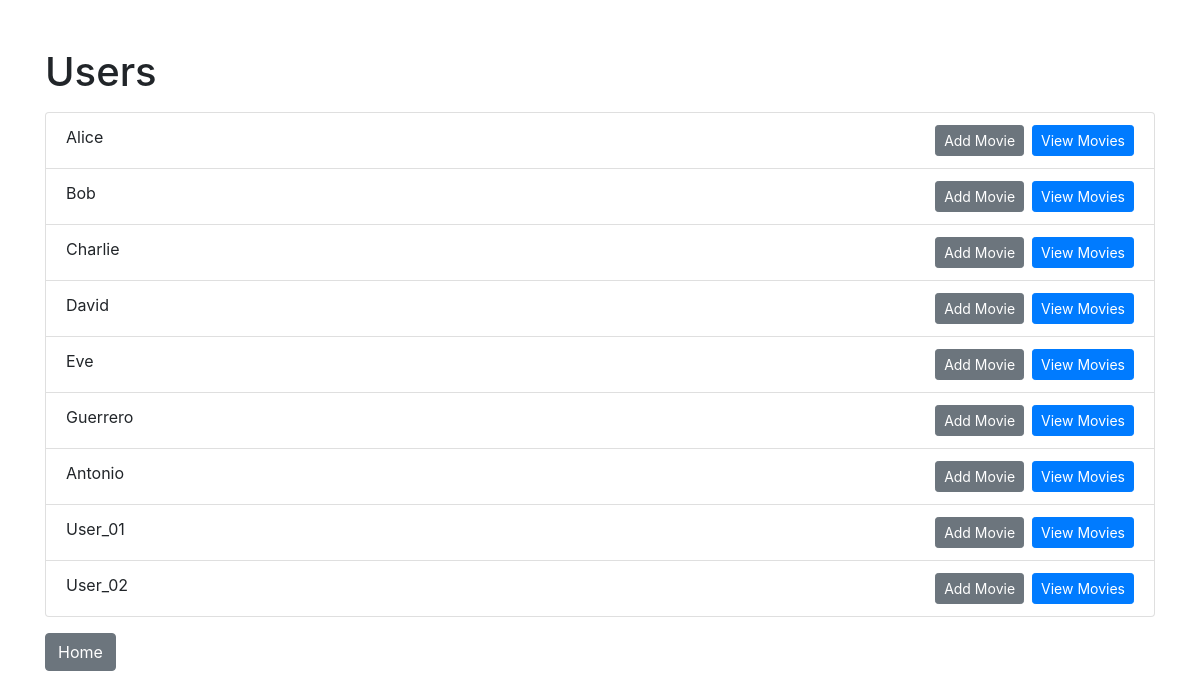
/users, run on an earlier commit of the app's database.
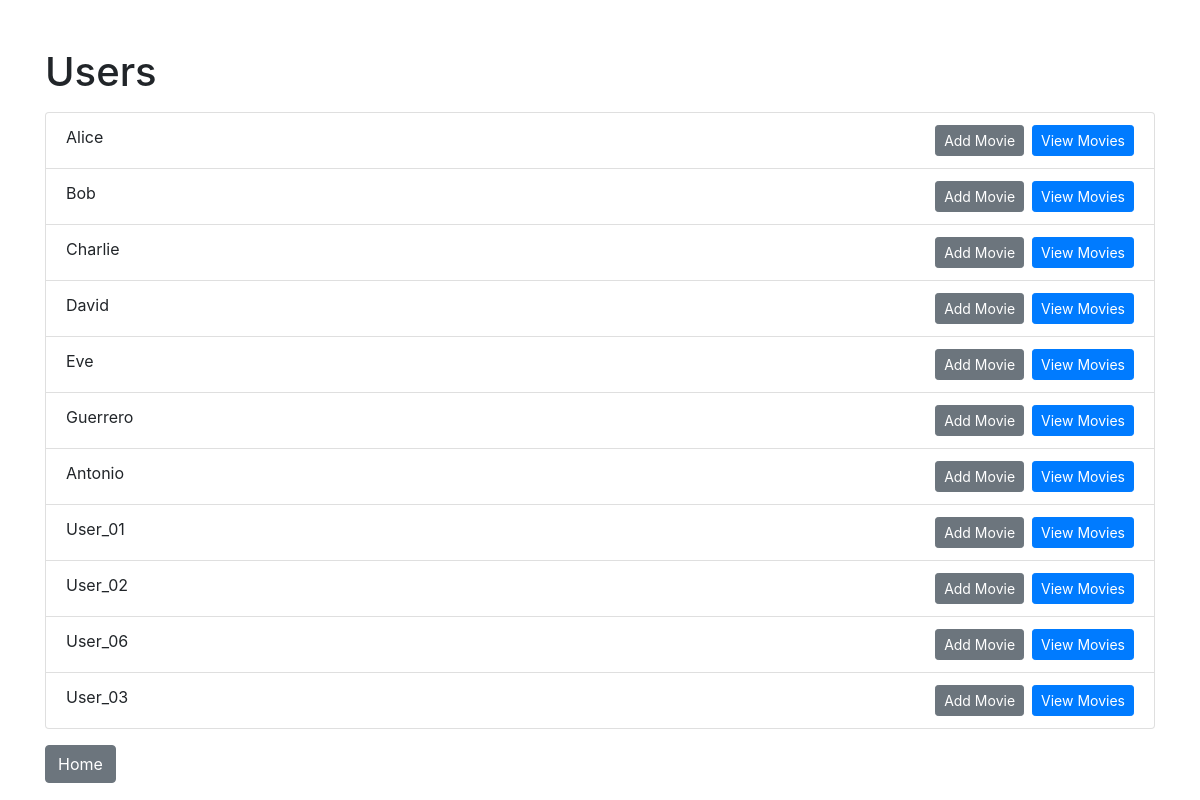
And on a later commit of the database.
### models.py (models this page shows)
class User(db.Model):
    __tablename__ = 'user'
    user_id = db.Column(db.Integer, primary_key=True)
    name = db.Column(db.String(80), unique=True, nullable=False)
    movies = db.relationship('Movie', backref='user', lazy=True)

### app.py (the view)
@app.route('/users')
def list_users():
    users = User.query.all()
    return render_template('users.html', users=users)

### templates/users.html (shortened to what this page needs)
<!DOCTYPE html>
<html lang="en">
<head>
    <link rel="stylesheet" href="https://stackpath.bootstrapcdn.com/bootstrap/4.5.2/css/bootstrap.min.css">
</head>
<body>
    <div class="container">
        <h1 class="mt-5">Users</h1>
        <ul class="list-group mt-3">
            {% for user in users %}
                <li class="list-group-item">
                    {{ user.name }}
                    <a href="{{ url_for('user_movies', user_id=user.user_id) }}" class="btn btn-primary btn-sm float-right">View Movies</a>
                    <a href="{{ url_for('add_movie', user_id=user.user_id) }}" class="btn btn-secondary btn-sm float-right mr-2">Add Movie</a>
                </li>
            {% endfor %}
        </ul>
        <a href="{{ url_for('home') }}" class="btn btn-secondary mt-3">Home</a>
    </div>
</body>
</html>

What changed in the data, as far as the page shows it:
added User: name "User_06"
added User: name "User_03"
